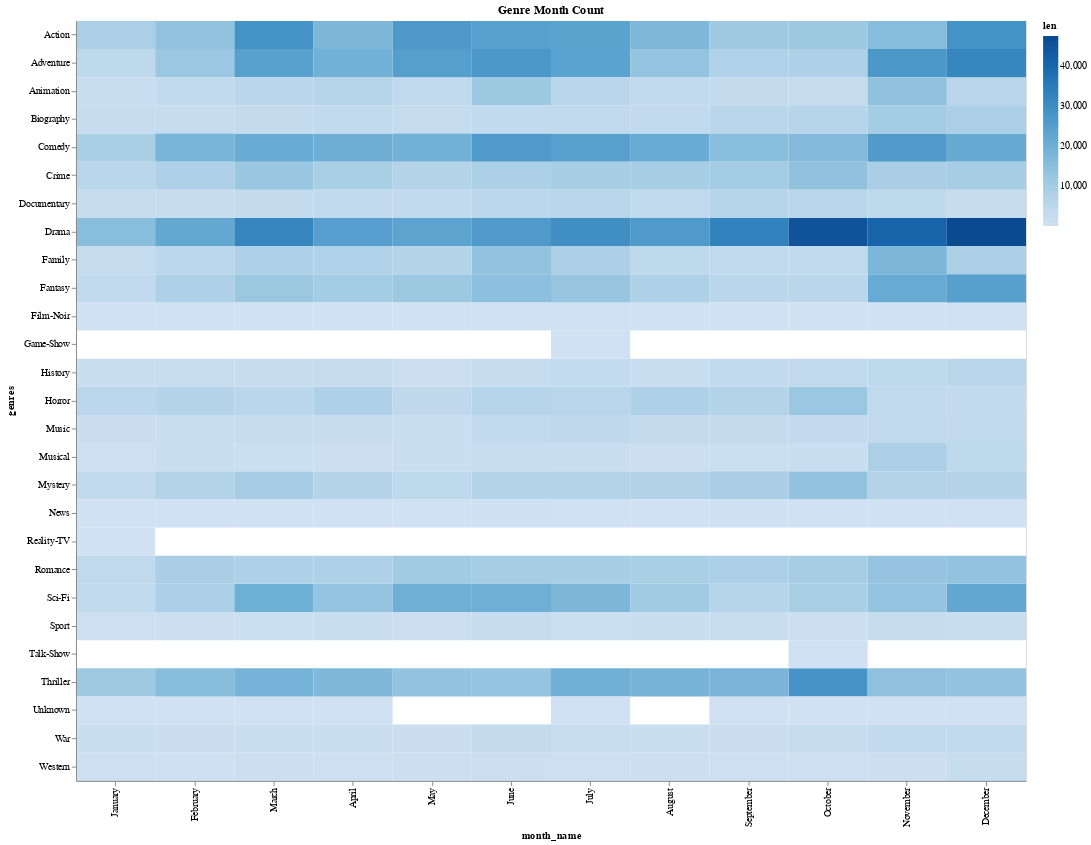

The cell this chart's notebook holds for it:
### Code cell
genres_month_count = df_joined.filter(
    pl.col('releaseDate').is_not_null(),
    pl.col('genres').is_not_null(),
).with_columns(
    pl.col('releaseDate').dt.month().alias('month_num'),
    pl.col('releaseDate').dt.strftime('%B').alias('month_name'),
).select(
    pl.col('genres'),
    pl.col('month_num'),
    pl.col('month_name'),
).group_by(
    pl.col('genres'),
    pl.col('month_name'),
    pl.col('month_num'),
).len()

alt.Chart(genres_month_count).mark_rect().encode(
    x=alt.X('month_name:N', sort=alt.EncodingSortField(field='month_num', op='min')),
    y=alt.Y('genres:N', sort=alt.EncodingSortField(field='genres', op='values')),
    color=alt.Color('len:Q', scale=alt.Scale(scheme='blues')),
    tooltip=['genres', 'month_name', 'len']
).properties(
    width=1000,
    height=800,
    title='Genre Month Count',
)

### Figure 1 — Vega-Lite specification as saved in the notebook (floating-point values rounded to 4 significant figures; data arrays with more than 128 entries replaced by an {"elided": "..."} marker saying what was removed)
{"config": {"view": {"continuousWidth": 300, "continuousHeight": 300}}, "data": {"name": "data-8c9b21624160a9898f59485616a178b7"}, "mark": {"type": "rect"}, "encoding": {"color": {"field": "len", "scale": {"scheme": "blues"}, "type": "quantitative"}, "tooltip": [{"field": "genres", "type": "nominal"}, {"field": "month_name", "type": "nominal"}, {"field": "len", "type": "quantitative"}], "x": {"field": "month_name", "sort": {"field": "month_num", "op": "min"}, "type": "nominal"}, "y": {"field": "genres", "sort": {"field": "genres", "op": "values"}, "type": "nominal"}}, "height": 800, "title": "Genre Month Count", "width": 1000, "$schema": "https://vega.github.io/schema/vega-lite/v5.20.1.json", "datasets": {"data-8c9b21624160a9898f59485616a178b7": {"elided": "288 records"}}}
